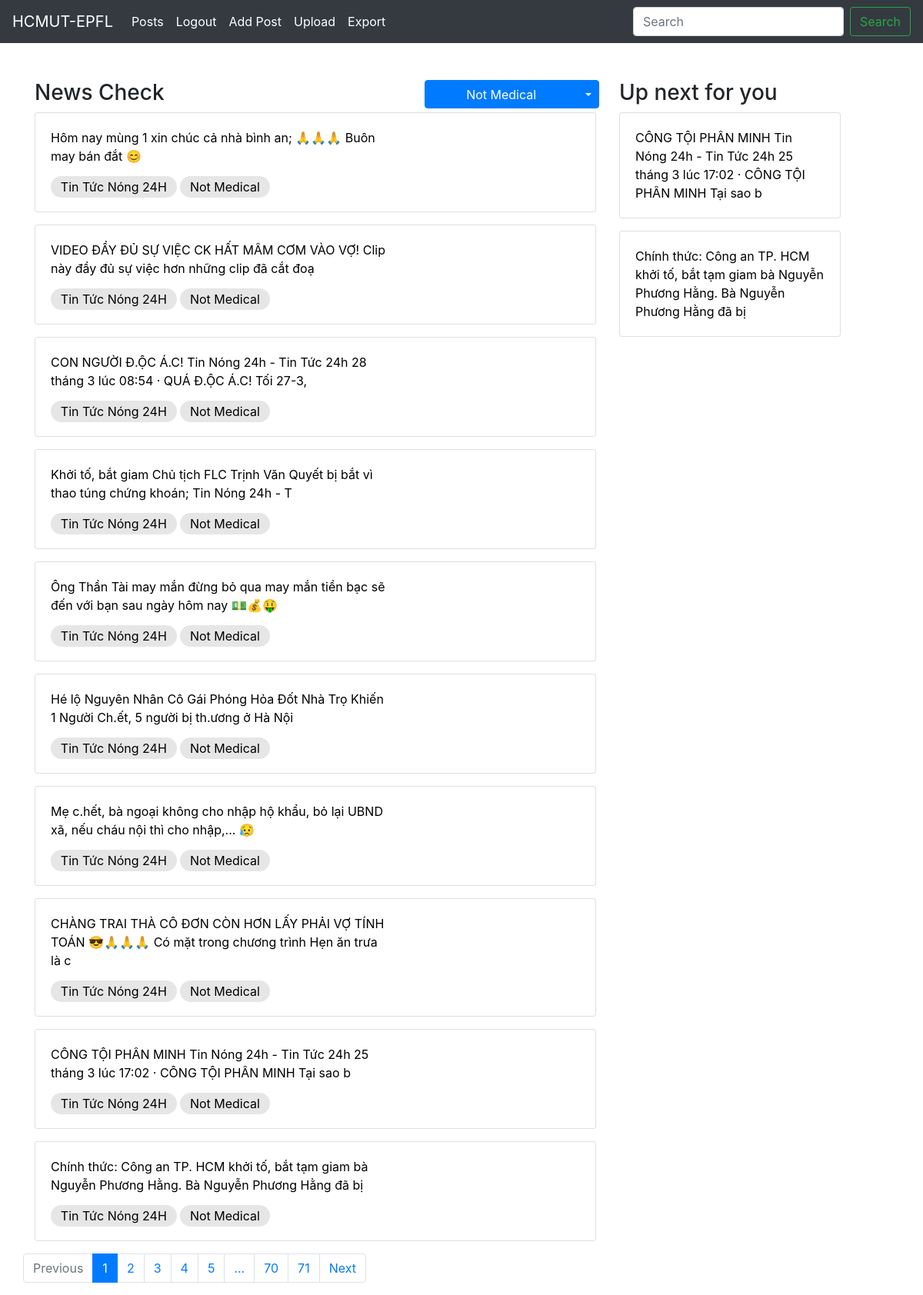
Page /news/?filter=non_medical (signed in) on the committed database.
### src/model/post.py (models this page shows, shortened)
class Post(db.Model):
    id = db.Column(db.Integer, primary_key=True)
    time = db.Column(db.Text)
    text = db.Column(db.Text)
    shortened_text = db.Column(db.Text)
    url = db.Column(db.String(140))
    comments_count = db.Column(db.Integer)
    reactions_count = db.Column(db.Integer)
    shares_count = db.Column(db.Integer)
    comments = db.Column(db.Text)
    group_name = db.Column(db.Text)
    medical_news = db.Column(db.Boolean)
    true_news = db.Column(db.Boolean)
    claim_info = db.Column(db.Text)

### src/posts/blueprint.py (the view)
@posts.route('/')
def posts_list():
    q = request.args.get('q')
    filter_title = list()
    groups = db.session.query(Post.group_name).group_by(Post.group_name).all()
    groups = [g[0] for g in groups]
    if q:
        posts = Post.query.filter(Post.text.contains(q))
    else:
        posts = Post.query.order_by(Post.time.desc())
    posts = Post.query
    filter = request.args.get('filter')
    if filter == "medical":
        posts = posts.filter(Post.medical_news == True)
        filter_title.append("Medical")
    elif filter == "non_medical":
        posts = posts.filter(Post.medical_news == False)
        filter_title.append("Not Medical")
    else:
        filter = ''
    type = request.args.get('type')
    if type == "fake":
        posts = posts.filter(Post.claim_info != '').filter(Post.true_news == False)
        filter_title.append("Fake")
    elif type == "true":
        posts = posts.filter(Post.claim_info != '').filter(Post.true_news == True)
        filter_title.append("True")
    else:
        type = ''
    group = request.args.get('group')
    if group:
        posts = posts.filter(Post.group_name == group)
        filter_title.append(group)
    else:
        group = ''
    filter_title = ', '.join(filter_title) if len(filter_title) > 0 else "All"
    page = request.args.get('page')
    if page and page.isdigit():
        page = int(page)
    else:
        page = 1
    pages = posts.paginate(page=page, per_page=10)
    return render_template(
        'html/posts.html',
        posts=posts,
        pages=pages,
        filter=filter,
        groups=groups,
        group=group,
        type=type,
        filter_title=filter_title
    )

### src/templates/html/posts.html (shortened to what this page needs)
{% extends 'base.html' %}
{% block content %}
<div class="col-lg-8">
    <div class="row g-0">
        <div class="col-lg-8">
            <h3>News Check</h3>
        </div>
        <div class="col-lg-4">
            <div class="btn-group">
                <button type="button" class="btn btn-primary" style="width: 200px !important; height: 37px !important;">{{ filter_title }}</button>
                <button type="button" class="btn btn-primary dropdown-toggle dropdown-toggle-split"
                    data-toggle="dropdown" aria-haspopup="true" aria-expanded="false"
                    style="height: 37px !important;">
                </button>
            </div>
        </div>
    </div>
    {% for post in pages.items %}
    <a href="{{url_for('posts.post_detail', id=post.id)}}" class="post-anchor-wrapper post">
        <div class="card mb-3" style="max-width: 1000px;">
            <div class="row g-0">
                <div class="col-md-8">
                    <div class="card-body">
                        <p class="card-text">{{post.shortened_text}}</p>
                        {% if post.group_name|length > 0 %}
                        <span class="tag">{{post.group_name}}</span>
                        {%endif%}
                        <span class="tag">{{'Medical' if post.medical_news else 'Not Medical'}}</span>
                    </div>
                </div>
            </div>
        </div>
    </a>
    {% endfor %}
</div>
<div class="col-lg-4 d-none d-lg-block">
    <h3>Up next for you</h3>
    <div>
        {% for post in pages.items[-2:] %}
        <a href="{{url_for('posts.post_detail', id=post.id)}}" class="post-anchor-wrapper post">
            <div class="card mb-3" style="width: 18rem;">
                <div class="card-body">
                    <p class="card-text">{{post.shortened_text}}</p>
                </div>
            </div>
        </a>
        {% endfor %}
    </div>
</div>
<nav aria-label="...">
    <ul class="pagination">
        <li class="page-item {% if not pages.has_prev %} disabled {% endif %}">
            <a class="page-link" href="./?page={{ pages.prev_num }}{% if filter|length>0 %}&filter={{filter}}{% endif %}{% if group|length>0 %}&group={{group}}{% endif %}">Previous</a>
        </li>
        {% for page in pages.iter_pages() %}
        {% if page %}
        <li class="page-item {% if page == pages.page %} active {% endif %}">
            <a class="page-link" href="./?page={{ page }}{% if filter|length>0 %}&filter={{filter}}{% endif %}{% if group|length>0 %}&group={{group}}{% endif %}">{{ page }} <span class="sr-only">(current)</span></a>
        </li>
        {%else%}
        <li class="page-item {% if page == pages.page %} active {% endif %}">
            <a class="page-link" href="#">... <span class="sr-only">(current)</span></a>
        </li>
        {%endif%}
        {% endfor %}
        <li class="page-item {% if not pages.has_next %} disabled {% endif %}">
            <a class="page-link" href="./?page={{ pages.next_num }}{% if filter|length>0 %}&filter={{filter}}{% endif %}{% if group|length>0 %}&group={{group}}{% endif %}">Next</a>
        </li>
    </ul>
</nav>
{% endblock %}

### src/templates/base.html (style rules this page uses)
.post-anchor-wrapper { color: black; }
.post .tag { background: #e6e6e6; padding: 0.25rem 0.8rem; border-radius: 20px; }

### rows in the picture
Post: shortened_text "Hôm nay mùng 1 xin chúc cả nhà bình an; 🙏🙏🙏 Buôn may bán đắt 😊", group_name "Tin Tức Nóng 24H", medical_news "Not Medical"
Post: shortened_text "VIDEO ĐẦY ĐỦ SỰ VIỆC CK HẤT MÂM CƠM VÀO VỢ! Clip này đầy đủ sự việc hơn những clip đã cắt đoạ", group_name "Tin Tức Nóng 24H", medical_news "Not Medical"
Post: shortened_text "CON NGƯỜI Đ.ỘC Á.C! Tin Nóng 24h - Tin Tức 24h 28 tháng 3 lúc 08:54 · QUÁ Đ.ỘC Á.C! Tối 27-3,", group_name "Tin Tức Nóng 24H", medical_news "Not Medical"
Post: shortened_text "Khởi tố, bắt giam Chủ tịch FLC Trịnh Văn Quyết bị bắt vì thao túng chứng khoán; Tin Nóng 24h - T", group_name "Tin Tức Nóng 24H", medical_news "Not Medical"
Post: shortened_text "Ông Thần Tài may mắn đừng bỏ qua may mắn tiền bạc sẽ đến với bạn sau ngày hôm nay 💵💰🤑", group_name "Tin Tức Nóng 24H", medical_news "Not Medical"
Post: shortened_text "Hé lộ Nguyên Nhân Cô Gái Phóng Hỏa Đốt Nhà Trọ Khiến 1 Người Ch.ết, 5 người bị th.ương ở Hà Nội", group_name "Tin Tức Nóng 24H", medical_news "Not Medical"
Post: shortened_text "Mẹ c.hết, bà ngoại không cho nhập hộ khẩu, bỏ lại UBND xã, nếu cháu nội thì cho nhập,... 😥", group_name "Tin Tức Nóng 24H", medical_news "Not Medical"
Post: shortened_text "CHÀNG TRAI THÀ CÔ ĐƠN CÒN HƠN LẤY PHẢI VỢ TÍNH TOÁN 😎🙏🙏🙏 Có mặt trong chương trình Hẹn ăn trưa là c", group_name "Tin Tức Nóng 24H", medical_news "Not Medical"
Post: shortened_text "CÔNG TỘI PHÂN MINH Tin Nóng 24h - Tin Tức 24h 25 tháng 3 lúc 17:02 · CÔNG TỘI PHÂN MINH Tại sao b", group_name "Tin Tức Nóng 24H", medical_news "Not Medical"
Post: shortened_text "Chính thức: Công an TP. HCM khởi tố, bắt tạm giam bà Nguyễn Phương Hằng. Bà Nguyễn Phương Hằng đã bị", group_name "Tin Tức Nóng 24H", medical_news "Not Medical"

### other values in the picture
{{ title }} "Posts"
{{ filter_title }} "Not Medical"
{{ page }} "1" "2" "3" "4" "5" "70" "71"
